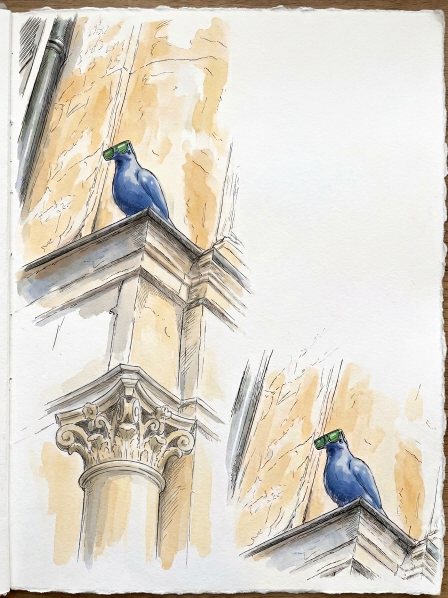
#> input picture _build/src/halo3.jpg, 896 x 1195 px (shown at 1/2 size)
$ python make_hero.py
#> lines starting #> are read from the running program, lines starting #| are printed output that depends on the picture
#!/usr/bin/env python3
"""
Builds halo-hero.webp — the painted backdrop for the whole hero band.

The source is a pen-and-wash sheet: two birds on the cornices of an ochre
palazzo, drawn on the left of the paper with the right two-thirds left bare.
That bare paper is the whole idea here. The old backdrop had to invent a wall
to put behind the headline, because its painting was a full-bleed square with
no room in it; this one arrives with the room already in it. So the band is not
a picture with a wash bolted onto its side — it is one sheet of paper, the
drawing held at the right end of it and the copy standing on the same sheet.

What is built, therefore, is mostly paper:

  * the sheet itself — the drawing's own blank corner, tiled out to the full
    band with its grain and its unevenness intact, so the paper under the
    headline is the paper the drawing is on and not a flat fill;
  * a haze — the drawing blurred past recognition and stretched sideways, laid
    just to the left of the join and gone within a third of the width, so the
    ochre does not stop dead at the drawing's edge;
  * the drawing, every edge but its right one dissolved into that haze —
    the right runs off the band.

Nothing is mirrored and nothing is invented: the palette cannot drift, because
every pixel here comes off the one sheet. The result is light enough that the
copy sits on it without a veil having to be dragged back over the top — the
previous backdrop needed one, and it was what made the band look muddy.

    python3 _build/make_hero.py
"""
import pathlib
import random

from PIL import Image, ImageChops, ImageEnhance, ImageFilter, ImageStat

ROOT = pathlib.Path(__file__).resolve().parent.parent
SRC = ROOT / "_build" / "src" / "halo3.jpg"
OUT = ROOT / "halo-hero.webp"
SMALL = ROOT / "halo-hero-sm.webp"

PAPER = (250, 250, 248)           # --paper

# the scan carries a dark deckle on three sides; this is the sheet inside it
TRIM = (2, 26, 882, 1182)
# the bare corner of that sheet — grain, no drawing
BARE = (545, 30, 875, 640)

W, H = 3200, 1100                 # the band, at hero-band height
ART_H = 0.90                      # the drawing, as a multiple of band height
BLEED_R = 30                      # how far it runs off the right edge
HAZE = 0.62                       # the haze at the join, before it dies off
HAZE_END = 0.52                   # where it has died out, as a fraction of W

random.seed(7)


def ramp(points, w=W, h=H):
    """An L mask from (x fraction, value 0..1) control points, smoothstepped."""
    row = Image.new("L", (w, 1))
    px = row.load()
    pts = sorted(points)
    for x in range(w):
        t = x / (w - 1)
        v = pts[0][1] if t <= pts[0][0] else pts[-1][1]
        for (x0, v0), (x1, v1) in zip(pts, pts[1:]):
            if x0 <= t <= x1:
                u = 0.0 if x1 == x0 else (t - x0) / (x1 - x0)
                u = u * u * (3 - 2 * u)
                v = v0 + (v1 - v0) * u
                break
        px[x, 0] = int(round(255 * v))
    return row.resize((w, h), Image.BILINEAR)


def feather(w, h, edge=0.3):
    """Soft-sided rectangle, so overlapping patches dissolve instead of butting."""
    return ramp([(0, 0), (edge, 1), (1 - edge, 1), (1, 0)], w, 1).resize(
        (w, h), Image.BILINEAR)


def edges(w, h, left, cap):
    """The drawing's own outline, dissolved: `left` of the width fading in at
    the join, `cap` of the height fading in at top and bottom. The right side
    is not touched — it runs off the band. Without this the sheet is a rectangle
    of slightly different paper sitting on the page, and at any scale small
    enough to be quiet the band's own top and bottom fades no longer cover its
    corners: you see the join as a line rather than as weather."""
    side = ramp([(0, 0), (left, 1), (1, 1)], w, h)
    # the same ramp stood on end: built along h, then turned a quarter turn
    ends = ramp([(0, 0), (cap, 1), (1 - cap, 1), (1, 0)], h, 1).transpose(
        Image.ROTATE_90).resize((w, h), Image.BILINEAR)
    return ImageChops.multiply(side, ends)


sheet = Image.open(SRC).convert("RGB").crop(TRIM)
aw = int(round(H * ART_H * sheet.width / sheet.height))
#> aw = 754
ah = int(round(H * ART_H))
art = sheet.resize((aw, ah), Image.LANCZOS)
ax = W - aw + BLEED_R             # the join: the drawing's own left edge
#> ax = 2476
JOIN = ax / W
#> JOIN = 0.774

# ── the sheet ────────────────────────────────────────────────────────────────
# The bare corner, laid over the band in overlapping patches at a few sizes and
# never at the same offset twice, so the grain reads as paper rather than as a
# repeat. It is a light, low-contrast crop to begin with; pulled back towards
# the page colour it is barely there, which is the point — you should read it
# as paper, not as texture.
bare = sheet.crop(BARE)
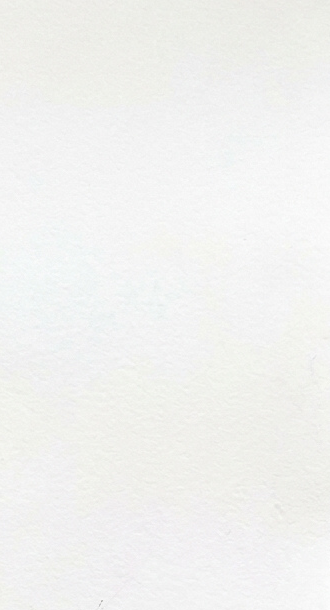
#> bare: PIL image 330x610 RGB; mean R, G, B 241.5, 241.9, 240
base = tuple(int(c + (p - c) * 0.82)
             for c, p in zip(ImageStat.Stat(bare).mean, PAPER))
#> base = (248, 248, 246)
field = Image.new("RGB", (W, H), base)
for mag in (2.6, 1.7, 1.1):
    w = int(bare.width * mag)
    h = int(bare.height * mag)
    patch = bare.resize((w, h), Image.LANCZOS)
    mask = feather(w, h)
    x = -random.randint(0, w // 3)
    while x < W:
        field.paste(patch, (x, random.randint(-h // 3, H - h * 2 // 3)), mask)
        x += int(w * 0.62)
#> this loop made 3 passes
#> pass 1, `mask = feather(w, h)`:
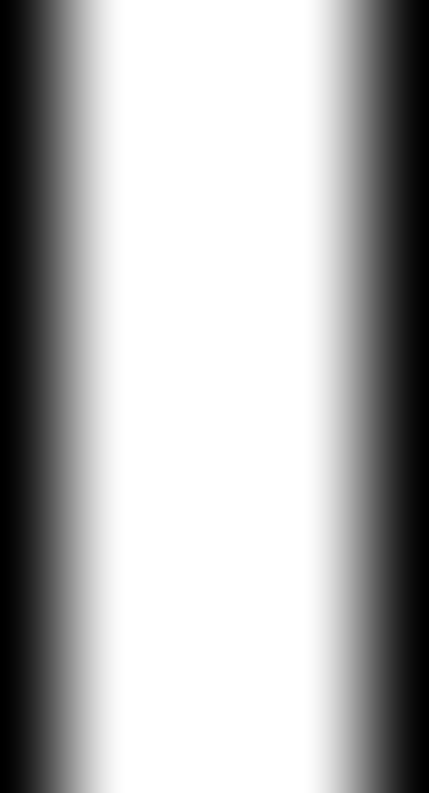
#> mask: PIL image 858x1586 L (shown at 1/2 size); min 0, max 255, mean 178.3
field = Image.blend(field, Image.new("RGB", (W, H), base), 0.35)

# ── the haze ─────────────────────────────────────────────────────────────────
# The drawing itself, blurred until nothing in it can be named and stretched
# sideways so even its rhythm is gone, carried leftwards off the join. All that
# should survive is the warmth: ochre leaving the drawing instead of stopping
# at it.
#
# Blurring alone does not give you that. The drawing is ochre wash over grey
# ink, and a wide blur averages the two into a flat grey — which then spread
# across the middle of the band as a smudge that was neither paper nor picture.
# So the blur is lifted most of the way to the paper first, which takes the ink
# out of it, and only then is the colour brought back up: what is left is the
# wash's own hue at paper's own lightness. Desaturating instead — which is what
# this did — keeps the grey and throws away the one thing worth carrying.
haze = art.filter(ImageFilter.GaussianBlur(int(aw * 0.16)))
haze = Image.blend(haze, Image.new("RGB", haze.size, base), 0.62)
haze = ImageEnhance.Color(haze).enhance(1.9)
hw = int(aw * 2.9)
#> hw = 2186
haze = haze.resize((hw, H), Image.LANCZOS)
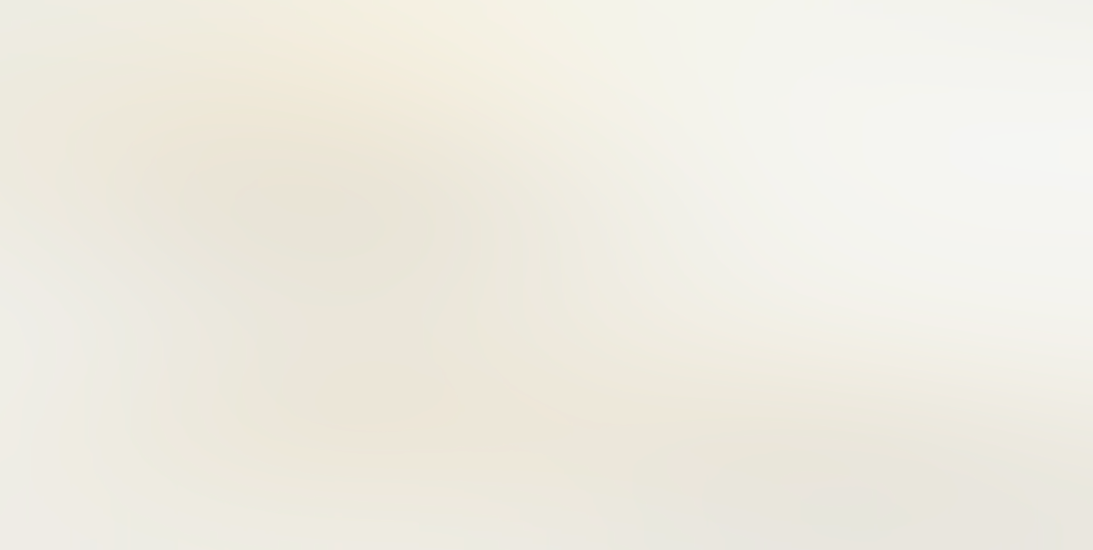
#> haze: PIL image 2186x1100 RGB (shown at 1/2 size); mean R, G, B 238.9, 235.9, 226
veil = Image.new("RGB", (W, H), base)
# run it off the right edge rather than ending it under the drawing: the
# drawing's own edges are dissolved, so anything laid behind them that stops
# in mid-air shows through the dissolve as a straight line
veil.paste(haze, (W - hw, 0))
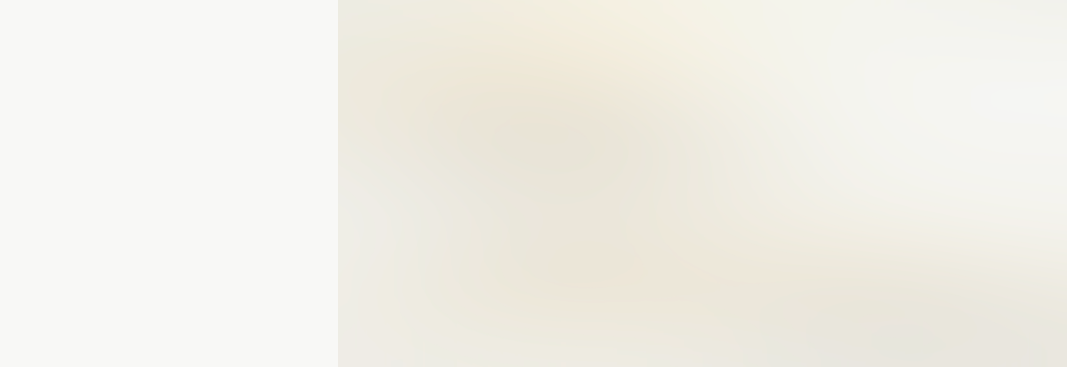
#> veil: PIL image 3200x1100 RGB (shown at 1/3 size); mean R, G, B 241.8, 239.7, 232.3
# how much of the haze is let through: nothing at the far end, HAZE at the join
field = Image.composite(veil, field, ramp(
    [(0.0, 0.0), (HAZE_END, 0.0), (JOIN, HAZE), (1.0, HAZE)]))

# ── the drawing ──────────────────────────────────────────────────────────────
# The sheet was photographed cool, and the field is mixed from a crop of it
# that has been walked towards the page colour — so the two papers do not match,
# and an unmatched paper shows up as a seam however soft the feather is. The
# drawing is put on the field's white point before it is laid down: its own bare
# corner is measured and the gain that takes it there is applied to the whole
# drawing, which moves the paper and leaves the ink where it is.
kx, ky = aw / sheet.width, ah / sheet.height
#> kx = 0.857; ky = 0.856
corner = art.crop((int(BARE[0] * kx), int(BARE[1] * ky),
                   int(BARE[2] * kx), int(BARE[3] * ky)))
lift = [f / a for f, a in zip(base, ImageStat.Stat(corner).mean)]
#> lift = [1.03, 1.03, 1.02]
art = Image.merge("RGB", [ch.point(lambda v, g=g: min(255, int(v * g)))
                          for ch, g in zip(art.split(), lift)])

canvas = Image.new("RGB", (W, H), PAPER)
canvas.paste(field, (0, 0))
canvas.paste(art, (ax, (H - ah) // 2), edges(aw, ah, 0.17, 0.11))
#> in edges, `return ImageChops.multiply(side, ends)`:
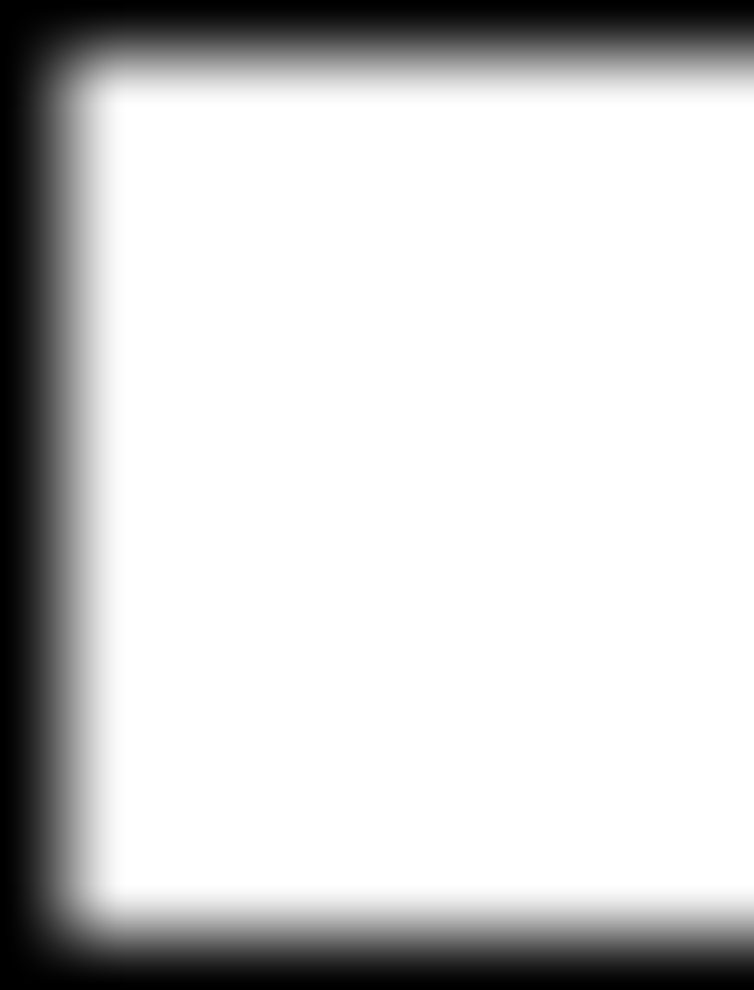
#> returned value: PIL image 754x990 L; min 0, max 255, mean 207.3

# Sink the band into the page colour, and at the far left sink it all the way.
# This used to hold a little of the field everywhere, on the theory that the
# headline should stand on the drawing's paper — but the drawing's paper is a
# scan, three or four points below --paper and faintly olive, and a hero that
# sits that far under the sections below it does not read as paper. It reads as
# dirty. So the left two-thirds are now the page's own paper exactly, and the
# sheet arrives late: nothing until the copy has ended, then quickly.
canvas = Image.composite(
    canvas, Image.new("RGB", (W, H), PAPER),
    ramp([(0.00, 0.00), (0.46, 0.00), (0.62, 0.12), (0.72, 0.38),
          (JOIN, 0.80), (0.86, 1.00), (1.00, 1.00)]))

# paper grain, so the thin areas do not band once webp has had them
grain = Image.merge("RGB", [Image.effect_noise((W, H), 6).filter(
    ImageFilter.GaussianBlur(0.5))] * 3)
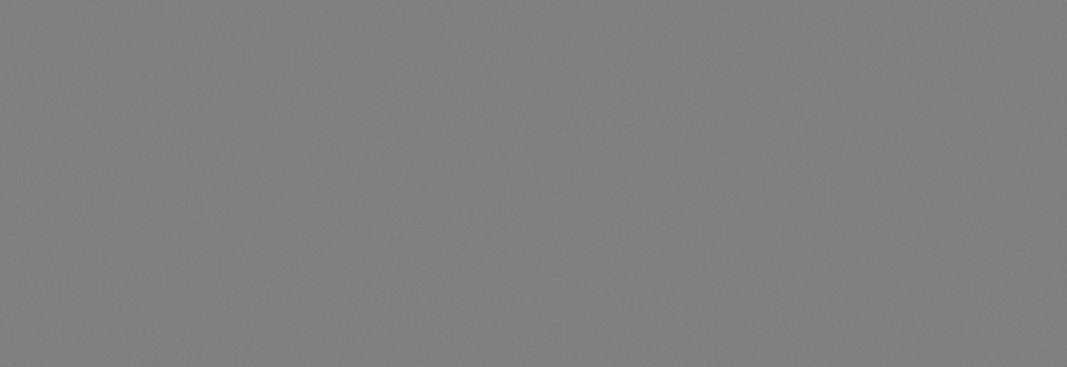
#> grain: PIL image 3200x1100 RGB (shown at 1/3 size); min 107, max 146, mean 127.5
canvas = Image.blend(canvas, ImageChops.soft_light(canvas, grain), 0.5)

canvas.save(OUT, "WEBP", quality=78, method=6)
print("%s  %dx%d  %.0f KB" % (OUT.name, W, H, OUT.stat().st_size / 1024))

# A phone never sees this at full size: below 640px the band drops the drawing
# into one corner at low opacity, so a third of the width carries it with
# nothing to see. Quality goes down with it — what is left is a blur.
canvas.resize((W // 3, H // 3), Image.LANCZOS).save(
    SMALL, "WEBP", quality=64, method=6)
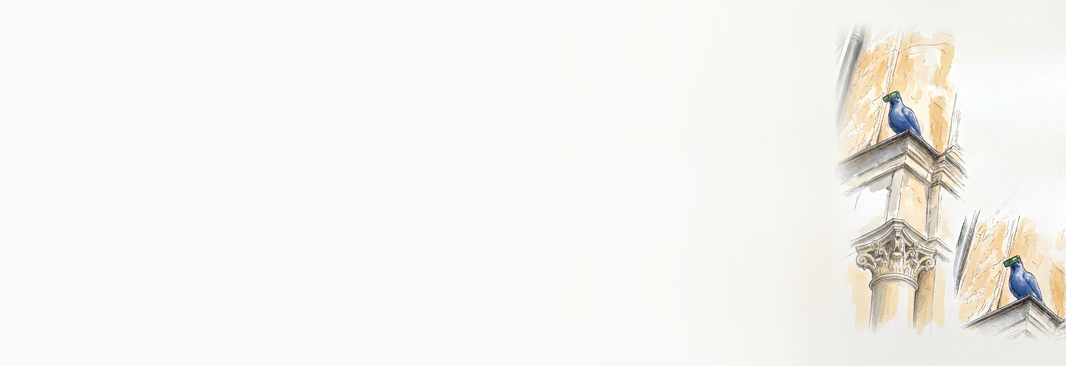
#> saved as halo-hero-sm.webp: PIL image 1066x366 RGB; mean R, G, B 244.7, 243.5, 239.3
print("%s  %dx%d  %.0f KB" % (SMALL.name, W // 3, H // 3,
                              SMALL.stat().st_size / 1024))
